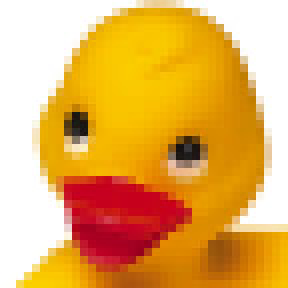
%> input picture lab3/Duck.jpg, 144 x 144 px (shown 2 times larger)
$ octave exam2.m   (GNU Octave 9; MATLAB toolbox functions it lacks are replaced by stand-ins)
%> lines starting %> are read from the running program, lines starting %| are printed output that depends on the picture
img=imread('Duck.jpg');
%> img is the input picture: size 144x144x3 uint8; mean R, G, B 230.4, 174.1, 90.1
[X,map]=rgb2ind(img,8);
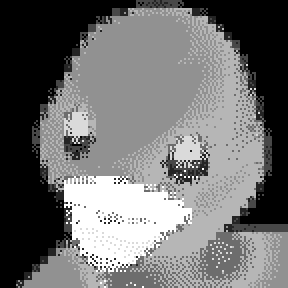
%> X: size 144x144 uint8 (shown 2 times larger); min 0, max 7, mean 3.09; drawn with min black and max white
%> map = [1 1 0.996; 0.894 0.718 0.412; 0.949 0.863 0.706; 0.71 0.369 0.0627; 0.953 0.718 0.00784; 0.859 0.549 0.0118; 0.192 0.141 0.0863; 0.753 0.051 0.125]
RGBhex = [ dec2hex(img(:,:,1)) dec2hex(img(:,:,2)) dec2hex(img(:,:,3)) ]
%> RGBhex = 20736 items
%


$ run again, with lab3/poke.jpg copied over lab3/Duck.jpg
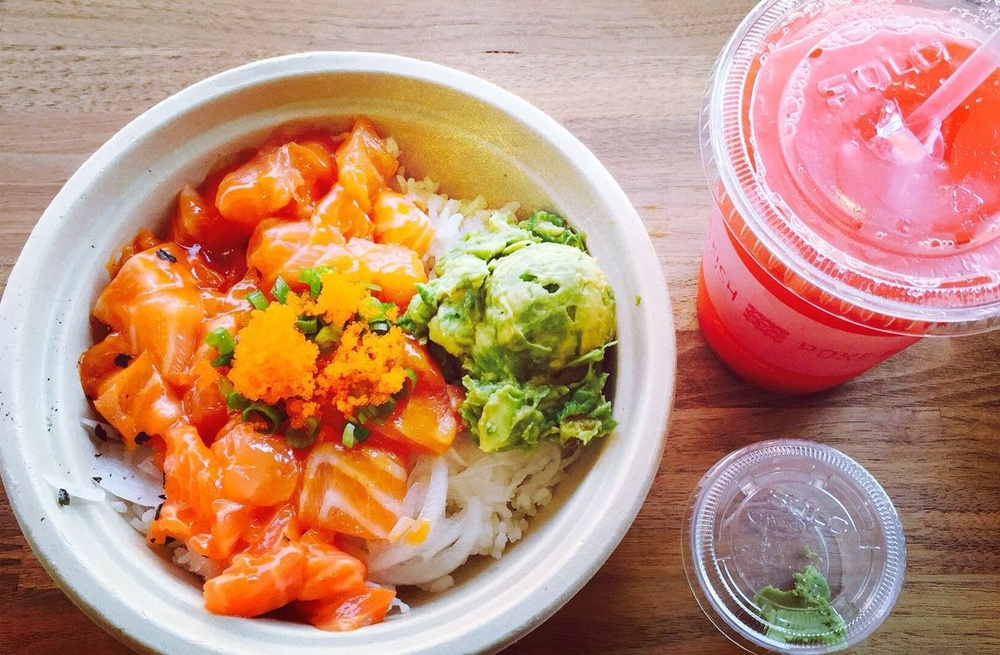
%> input picture lab3/poke.jpg, 1000 x 655 px, shrunk from 1280 x 838 before the run
%> img is the input picture: size 655x1000x3 uint8; mean R, G, B 191.5, 144.3, 121.4
%> `[X,map]=rgb2ind(img,8);`:
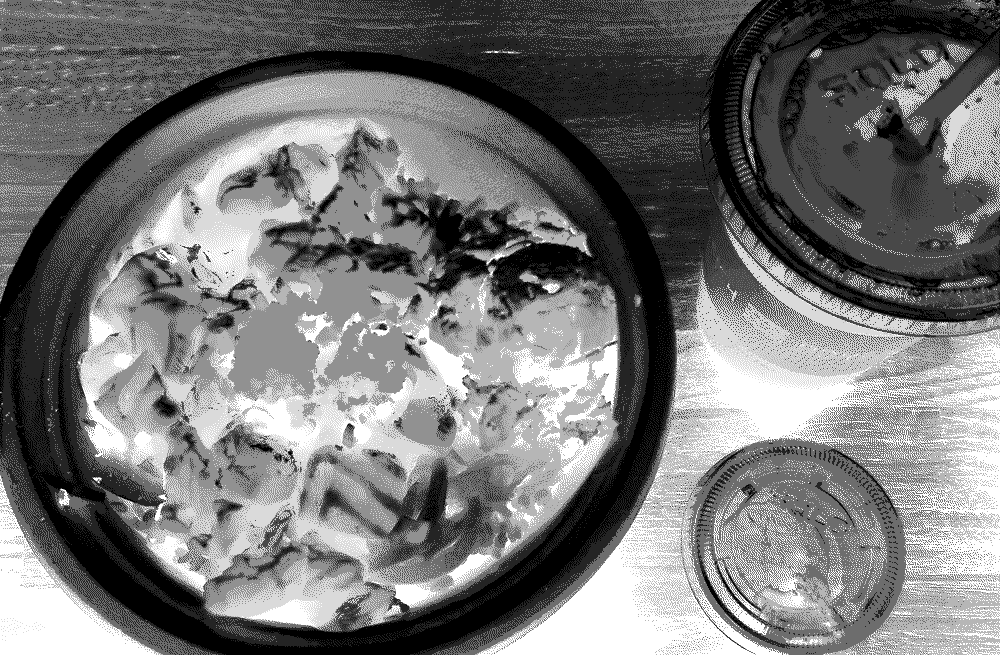
%> X: size 655x1000 uint8; min 0, max 7, mean 3.28; drawn with min black and max white
%> map = [0.906 0.89 0.918; 0.827 0.753 0.769; 0.941 0.584 0.565; 0.686 0.62 0.569; 0.91 0.549 0.133; 0.553 0.427 0.286; 0.792 0.212 0.098; 0.369 0.188 0.114]
%> RGBhex = 655000 items
